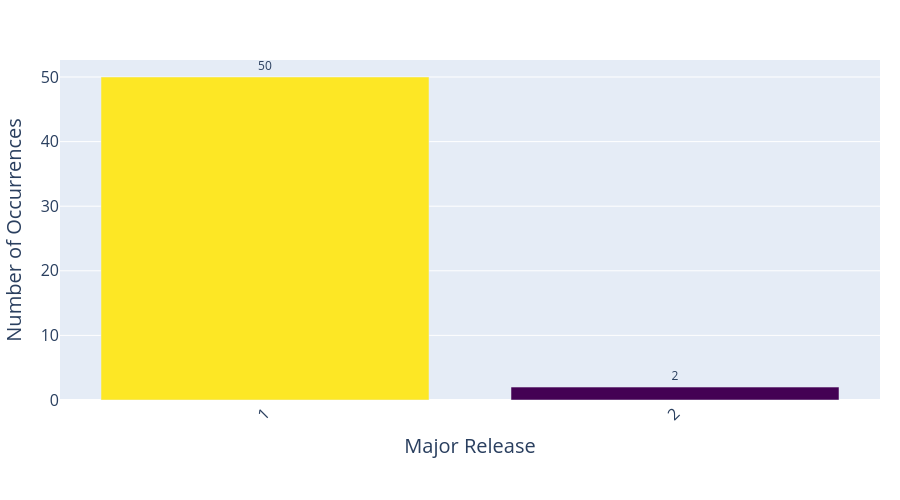

The cell this chart's notebook holds for it:
### Code cell
import pandas as pd
import plotly.express as px

df = pd.read_csv("data/evaluation_harness_metadata.csv", encoding="utf-8")

# Get value counts and create a DataFrame for plotting
value_counts = df['major release'].value_counts()
value_counts_df = value_counts.reset_index()
value_counts_df.columns = ['Major Release', 'Count']

# Convert Major Release to string to treat it as categorical
value_counts_df['Major Release'] = value_counts_df['Major Release'].astype(str)

# Create bar chart with Plotly
fig = px.bar(
    value_counts_df, 
    x='Major Release', 
    y='Count',
    labels={'Count': 'Number of Occurrences'},
    color='Count',
    color_continuous_scale='viridis'
)

# Customize the layout
fig.update_layout(
    xaxis_tickangle=-45,
    margin=dict(l=20, r=20, t=60, b=100),
    height=500,
    showlegend=False,
    xaxis=dict(
        title_font_size=20,
        tickfont_size=16
    ),
    yaxis=dict(
        title_font_size=20,
        tickfont_size=16
    )
)

# Remove color bar
fig.update_coloraxes(showscale=False)

# Add value labels on top of bars
fig.update_traces(texttemplate='%{y}', textposition='outside')

fig.show()
df['major release'].value_counts()

### Figure 1 — Plotly figure (JSON) as saved in the notebook; plotly's stock layout.template omitted (floating-point values rounded to 4 significant figures)
{"data": [{"hovertemplate": "Major Release=%{x}<br>Number of Occurrences=%{marker.color}<extra></extra>", "legendgroup": "", "marker": {"color": [50, 2], "coloraxis": "coloraxis", "pattern": {"shape": ""}}, "name": "", "orientation": "v", "showlegend": false, "textposition": "outside", "texttemplate": "%{y}", "type": "bar", "x": ["1", "2"], "xaxis": "x", "y": [50, 2], "yaxis": "y"}], "layout": {"barmode": "relative", "coloraxis": {"colorbar": {"title": {"text": "Number of Occurrences"}}, "colorscale": [[0, "#440154"], [0.1111, "#482878"], [0.2222, "#3e4989"], [0.3333, "#31688e"], [0.4444, "#26828e"], [0.5556, "#1f9e89"], [0.6667, "#35b779"], [0.7778, "#6ece58"], [0.8889, "#b5de2b"], [1, "#fde725"]], "showscale": false}, "height": 500, "legend": {"tracegroupgap": 0}, "margin": {"b": 100, "l": 20, "r": 20, "t": 60}, "showlegend": false, "xaxis": {"anchor": "y", "domain": [0, 1], "tickangle": -45, "tickfont": {"size": 16}, "title": {"font": {"size": 20}, "text": "Major Release"}}, "yaxis": {"anchor": "x", "domain": [0, 1], "tickfont": {"size": 16}, "title": {"font": {"size": 20}, "text": "Number of Occurrences"}}}}
